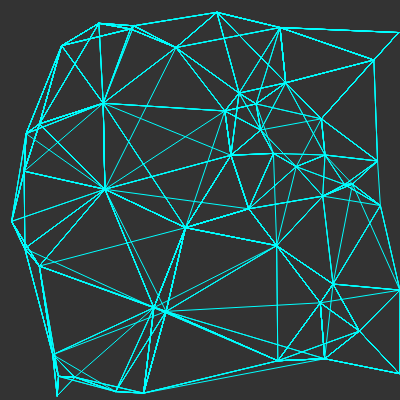
Frame 1 (no input)
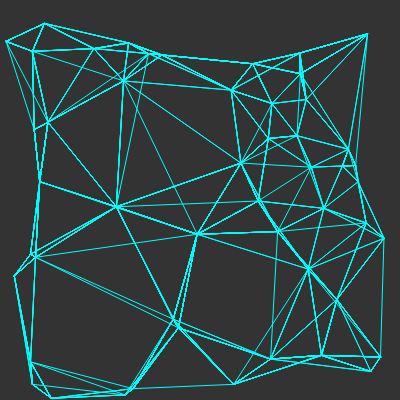
Frame 60 (no input)
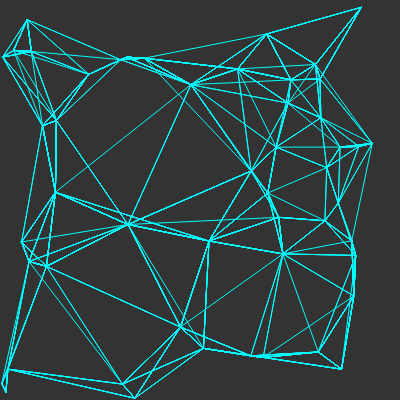
Frame 120 (the mouse pressed at the canvas centre since frame 60)

The p5.js sketch that drew these frames (run headless with seeded random() and noise() and a simulated clock; from frame 60 on, the mouse is pressed at the canvas centre):

// p5.js sketch
// ── sketch.js
const width = 400
const height = 400

let gridPoints = []
let pts = []
let vels = []

function setup() {
    createCanvas(width, height)
    noStroke()
    for (let x = 0; x < width / gridSpacing; x++) {
        for (let y = 0; y < height / gridSpacing; y++) {
            gridPoints.push(new GridPoint(x * gridSpacing, y * gridSpacing))
        }
    }

    for (let i = 0; i < 50; i++) {
        pts.push(createVector(random(width), random(height)))
        vels.push(createVector(random(-0.5, 0.5), random(-0.5, 0.5)))
    }
}

const gridSpacing = 20

function draw() {
    background(51)
    for (point of gridPoints) {
        point.getVertices()
        point.drawVertices()
    }

    for (let i = 0; i < pts.length; i++) {
        pts[i].add(vels[i])

        if (pts[i].x < 0) {
            pts[i].x = width
        }
        if (pts[i].x > width) {
            pts[i].x = 0
        }
        if (pts[i].y < 0) {
            pts[i].y = height
        }
        if (pts[i].y > height) {
            pts[i].y = 0
        }
    }
}

// ── GridPoint.js
class GridPoint {
    constructor(x, y) {
        this.pos = createVector(x, y)
        this.vertices = [undefined, undefined, undefined]
    }

    draw() {
        fill(255, 0, 0)
        ellipse(this.pos.x, this.pos.y, 4, 4)
    }

    getVertices() {
        let vertices = []
        while (vertices.length < 3) {
            let recordDist = Infinity
            let recordIndex = -1
            for (let i = 0; i < pts.length; i++) {
                if (!vertices.includes(i)) {
                    const distance = dist(this.pos.x, this.pos.y, pts[i].x, pts[i].y)
                    const index = i
                    if (distance < recordDist) {
                        recordDist = distance
                        recordIndex = index
                    }
                }
            }
            vertices.push(recordIndex)
        }
        this.vertices = vertices
        return vertices
    }

    drawVertices() {
        stroke(0, 255, 255)
        line(pts[this.vertices[0]].x, pts[this.vertices[0]].y, pts[this.vertices[1]].x, pts[this.vertices[1]].y)
        line(pts[this.vertices[1]].x, pts[this.vertices[1]].y, pts[this.vertices[2]].x, pts[this.vertices[2]].y)
        line(pts[this.vertices[2]].x, pts[this.vertices[2]].y, pts[this.vertices[0]].x, pts[this.vertices[0]].y)
    }
}
